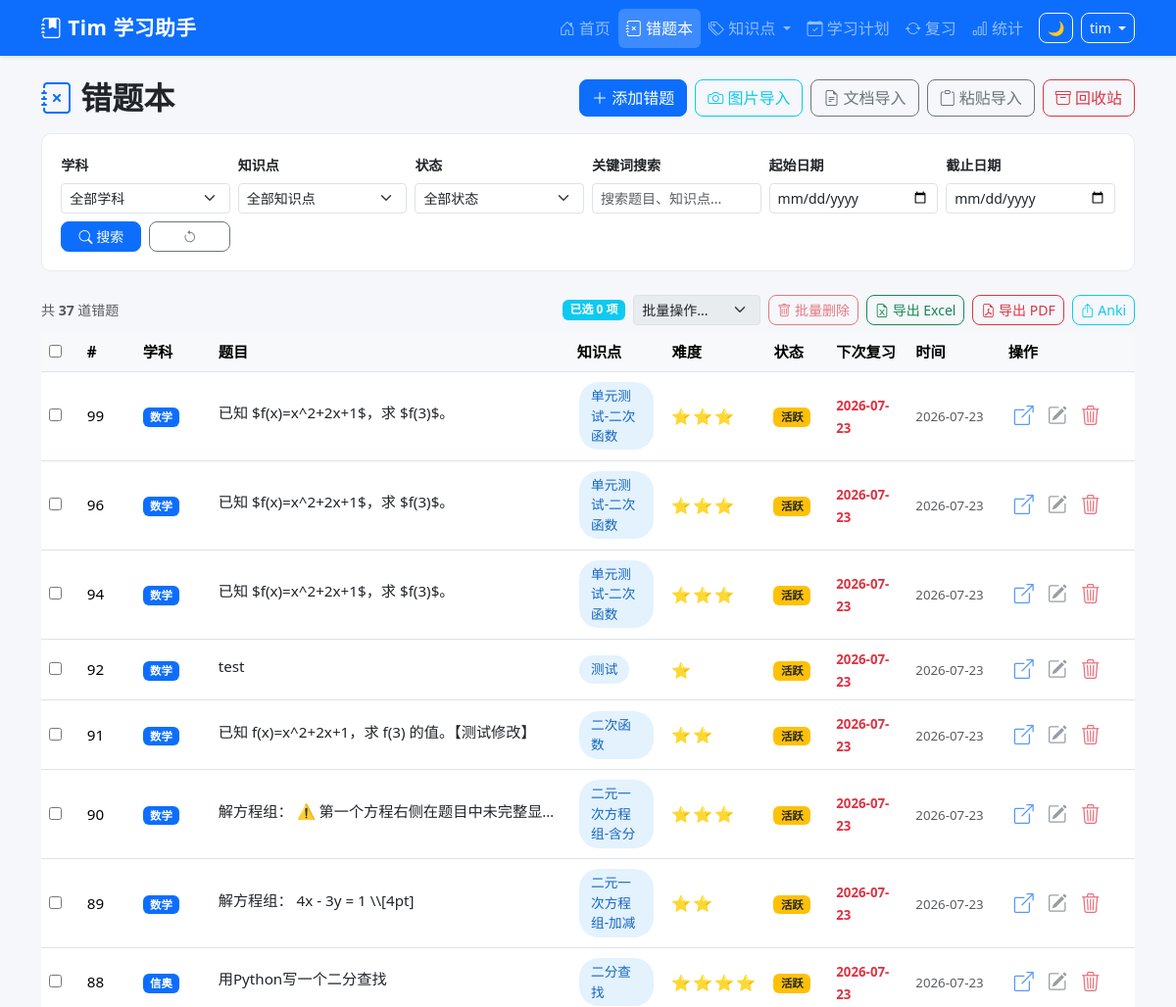
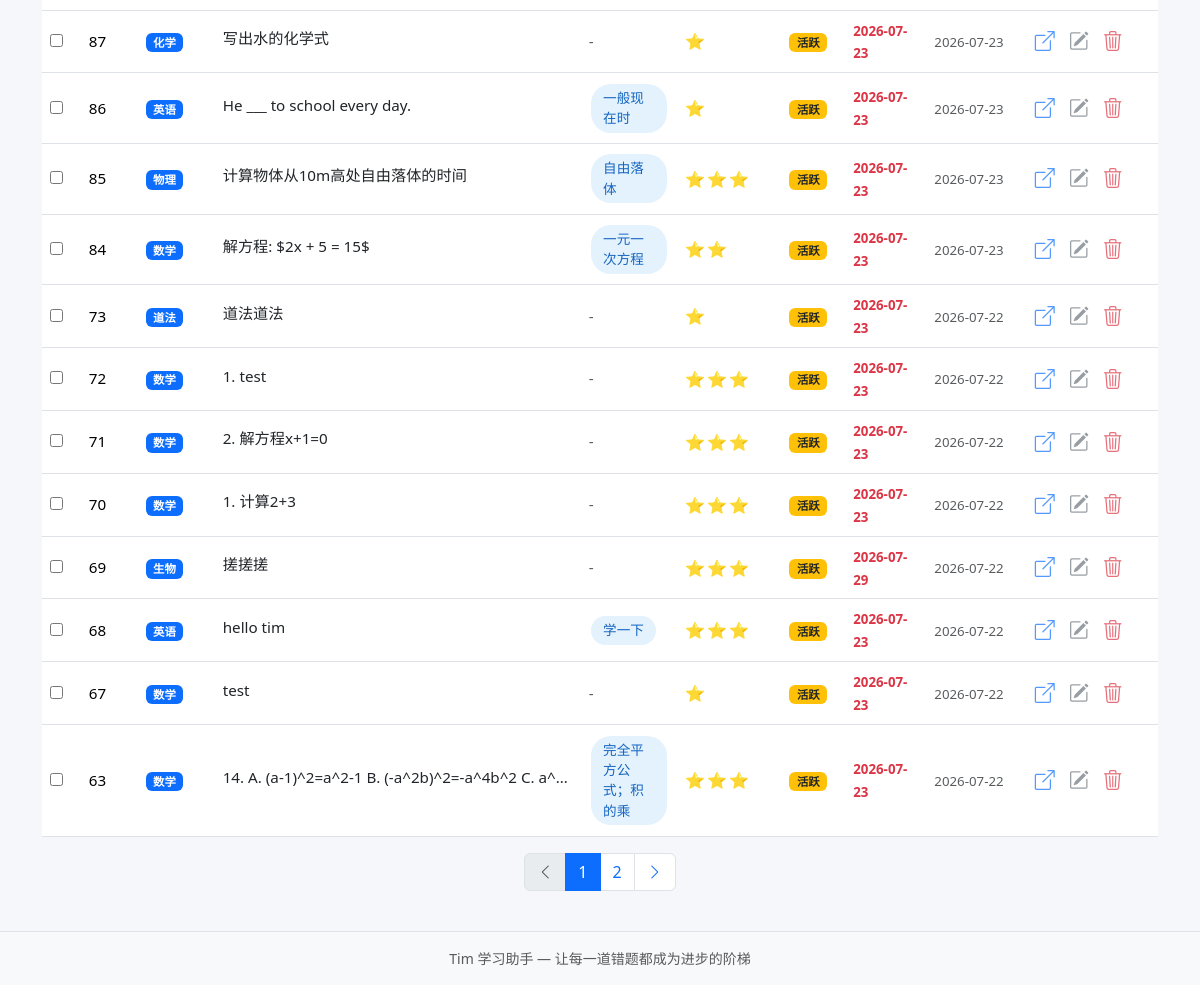
Screenshot of /questions (signed in) with the database file from the repository (2 pictures, top to bottom).
### tables this page shows
CREATE TABLE mistake_records (
            id INTEGER PRIMARY KEY AUTOINCREMENT,
            uuid TEXT NOT NULL,
            sys_platform TEXT NOT NULL DEFAULT 'web',
            bstudio_create_time TIMESTAMP DEFAULT CURRENT_TIMESTAMP,
            xueke TEXT NOT NULL,
            timu TEXT NOT NULL,
            xueshengdaan TEXT DEFAULT '',
            zhengquedaan TEXT DEFAULT '',
            cuowufenxi TEXT DEFAULT '',
            zhishidian TEXT DEFAULT '',
            difficulty INTEGER DEFAULT 1,
            review_count INTEGER DEFAULT 0,
            last_review_at TIMESTAMP,
            next_review_at TIMESTAMP,
            review_stage INTEGER DEFAULT 0,
            review_algorithm TEXT DEFAULT 'sm2',
            status TEXT DEFAULT 'active',
            updated_at TIMESTAMP DEFAULT CURRENT_TIMESTAMP
        , voice_data TEXT DEFAULT '');

### app.py (the view)
@app.route('/questions',)
@login_required
def question_list():
    page = request.args.get('page', 1, type=int)
    xueke_filter = request.args.get('xueke', '')
    zhishidian_filter = request.args.get('zhishidian', '')
    status_filter = request.args.get('status', '')
    keyword = request.args.get('keyword', '')
    date_from = request.args.get('date_from', '')
    date_to = request.args.get('date_to', '')
    where_clauses = ['1=1']
    params = []
    if xueke_filter:
        where_clauses.append('xueke = ?',)
        params.append(xueke_filter)
    if zhishidian_filter:
        where_clauses.append('zhishidian = ?',)
        params.append(zhishidian_filter)
    if status_filter:
        where_clauses.append('status = ?',)
        params.append(status_filter)
    if keyword:
        where_clauses.append('(timu LIKE ? OR zhishidian LIKE ? OR cuowufenxi LIKE ?)',)
        kw = '%' + keyword + '%'
        params.extend([kw, kw, kw])
    if date_from:
        where_clauses.append("bstudio_create_time >= ? || ' 00:00:00'")
        params.append(date_from)
    if date_to:
        where_clauses.append("bstudio_create_time <= ? || ' 23:59:59'")
        params.append(date_to)
    where_sql = ' AND '.join(where_clauses)
    total = query_db(
        f'SELECT COUNT(*) as cnt FROM mistake_records WHERE {where_sql}',
        params, one=True
    )['cnt']
    offset = (page - 1) * Config.PAGE_SIZE
    questions = query_db(
        f'''SELECT * FROM mistake_records WHERE {where_sql}
            ORDER BY bstudio_create_time DESC
            LIMIT ? OFFSET ?''',
        params + [Config.PAGE_SIZE, offset]
    )
    total_pages = max(1, (total + Config.PAGE_SIZE - 1) // Config.PAGE_SIZE)
    questions = rows_to_dicts(questions)
    for q in questions:
        q['timu_plain'] = strip_latex(q['timu'])
    knowledge_points = get_knowledge_points()
    resp = make_response(render_template('question_list.html',
        questions=questions,
        page=page,
        total_pages=total_pages,
        total=total,
        xueke_filter=xueke_filter,
        zhishidian_filter=zhishidian_filter,
        status_filter=status_filter,
        keyword=keyword,
        date_from=date_from,
        date_to=date_to,
        knowledge_points=knowledge_points,
        subjects=Config.get_subjects(),
        status_options=Config.STATUS_OPTIONS,
        today_str=date.today().isoformat(),
    ))
    return set_uuid_cookie(resp, g.user_uuid)

### app.py (called while the page is built, shortened)
@app.after_request
def add_security_headers(resp):
    resp.headers['X-Frame-Options'] = 'DENY'
    resp.headers['X-Content-Type-Options'] = 'nosniff'
    resp.headers['Referrer-Policy'] = 'strict-origin-when-cross-origin'
    return resp

@app.before_request
def csrf_check():
    if 'csrf_token' not in session:
        session['csrf_token'] = str(uuid_mod.uuid4())
    if request.method in ('GET', 'HEAD', 'OPTIONS'):
        return

def login_required(f):
    @wraps(f)
    def decorated(*a, **kw):
        if 'user_id' not in session:
            return redirect(url_for('login', next=request.path))
        return f(*a, **kw)
    return decorated

@app.before_request
def before_request():
    g.user_uuid = get_or_create_uuid()
    g.username = session.get('username', '')

def get_knowledge_points():
    return query_db(
        "SELECT DISTINCT zhishidian FROM mistake_records WHERE zhishidian != '' ORDER BY zhishidian", ())

### config.py (called while the page is built)
    @staticmethod
    def get_subjects():
        try:
            from database import query_db
            rows = query_db("SELECT name FROM base_data WHERE category='subject' ORDER BY sort_order")
            if rows:
                return [r['name'] for r in rows]
        except Exception:
            pass
        return Config.SUBJECTS

### database.py (called while the page is built)
def get_db():
    conn = sqlite3.connect(Config.DATABASE_PATH, timeout=5)
    conn.row_factory = sqlite3.Row
    conn.execute("PRAGMA foreign_keys = ON")
    conn.execute("PRAGMA journal_mode = WAL")
    return conn

def rows_to_dicts(rows):
    return [dict(r) for r in rows]

def query_db(query, args=(), one=False):
    if 'mistake_records' in query and 'WHERE 1=1' in query:
        query = query.replace('WHERE 1=1', "WHERE status != 'deleted'")
    conn = get_db()
    cur = conn.execute(query, args)
    rv = cur.fetchall()
    conn.close()
    return (rv[0] if rv else None) if one else rv

### utils.py (called while the page is built)
def get_or_create_uuid():
    user_uuid = request.cookies.get(Config.COOKIE_NAME)
    if not user_uuid:
        try:
            from database import query_db
            row = query_db(
                'SELECT uuid, COUNT(*) AS cnt FROM mistake_records '
                'GROUP BY uuid ORDER BY cnt DESC LIMIT 1', one=True)
            if row and row['cnt'] > 0:
                user_uuid = str(row['uuid'])
        except Exception:
            pass
        if not user_uuid:
            user_uuid = str(uuid_mod.uuid4())
    return user_uuid

### templates/question_list.html (shortened to what this page needs)
{% extends "base.html" %}
{% block content %}
<div class="d-flex justify-content-between align-items-center mb-3">
    <h2 class="fw-bold mb-0"><i class="bi bi-journal-x text-primary"></i> 错题本</h2>
    <div class="d-flex gap-2">
        <a href="{{ url_for('add_question') }}" class="btn btn-primary">
            <i class="bi bi-plus-lg"></i> 添加错题
        </a>
        <a href="{{ url_for('ocr_import') }}" class="btn btn-outline-info">
            <i class="bi bi-camera"></i> 图片导入
        </a>
        <a href="{{ url_for('doc_import') }}" class="btn btn-outline-secondary">
            <i class="bi bi-file-earmark-text"></i> 文档导入
        </a>
        <a href="{{ url_for('paste_import') }}" class="btn btn-outline-secondary">
            <i class="bi bi-clipboard"></i> 粘贴导入
        </a>
        <a href="{{ url_for('question_deleted') }}" class="btn btn-outline-danger">
            <i class="bi bi-archive"></i> 回收站
        </a>
    </div>
</div>
<div class="filter-bar">
    <form method="GET" class="row g-2 align-items-end">
        <div class="col-md-2">
            <label class="form-label small fw-bold">学科</label>
            <select name="xueke" class="form-select form-select-sm">
                <option value="">全部学科</option>
            </select>
        </div>
        <div class="col-md-2">
            <label class="form-label small fw-bold">知识点</label>
            <select name="zhishidian" class="form-select form-select-sm">
                <option value="">全部知识点</option>
            </select>
        </div>
        <div class="col-md-2">
            <label class="form-label small fw-bold">状态</label>
            <select name="status" class="form-select form-select-sm">
                <option value="">全部状态</option>
            </select>
        </div>
        <div class="col-md-2">
            <label class="form-label small fw-bold">关键词搜索</label>
            <input type="text" name="keyword" class="form-control form-control-sm"
                   placeholder="搜索题目、知识点..." value="{{ keyword }}" id="keyword-search">
        </div>
        <div class="col-md-2">
            <label class="form-label small fw-bold">起始日期</label>
            <input type="date" name="date_from" class="form-control form-control-sm" value="{{ date_from }}">
        </div>
        <div class="col-md-2">
            <label class="form-label small fw-bold">截止日期</label>
            <input type="date" name="date_to" class="form-control form-control-sm" value="{{ date_to }}">
        </div>
        <div class="col-md-1">
            <button type="submit" class="btn btn-primary btn-sm w-100">
                <i class="bi bi-search"></i> 搜索
            </button>
        </div>
        <div class="col-md-1">
            <a href="{{ url_for('question_list') }}" class="btn btn-outline-secondary btn-sm w-100" title="重置">
                <i class="bi bi-arrow-counterclockwise"></i>
            </a>
        </div>
    </form>
</div>
<div class="d-flex justify-content-between align-items-center mb-2">
    <small class="text-muted">共 <strong id="total-count">{{ total }}</strong> 道错题</small>
    <div class="d-flex gap-2">
        <div id="batch-toolbar" class="d-flex align-items-center gap-2" style="display:none;">
            <span class="badge bg-info" id="sel-count-badge">已选 <span id="sel-count">0</span> 项</span>
            <select id="batch-action" class="form-select form-select-sm" style="width:auto;">
                <option value="">批量操作...</option>
            </select>
            <button class="btn btn-outline-danger btn-sm" id="batch-delete-btn" onclick="batchDelete()" disabled>
                <i class="bi bi-trash"></i> 批量删除
            </button>
        </div>
        <a href="{{ url_for('export_excel') }}" class="btn btn-outline-success btn-sm">
            <i class="bi bi-file-earmark-excel"></i> 导出 Excel
        </a>
        <a href="{{ url_for('export_pdf') }}" class="btn btn-outline-danger btn-sm">
            <i class="bi bi-file-earmark-pdf"></i> 导出 PDF
        </a>
        <a href="{{ url_for('export_anki') }}" class="btn btn-outline-info btn-sm">
            <i class="bi bi-box-arrow-up"></i> Anki
        </a>
    </div>
</div>
{% if questions %}
<div class="table-responsive">
    <table class="table table-hover align-middle">
        <thead>
            <tr>
                <th style="width: 40px;">
                    <input type="checkbox" id="select-all" title="全选本页" style="display:none;">
                </th>
                <th style="width: 60px;">#</th>
                <th style="width: 80px;">学科</th>
                <th>题目</th>
                <th style="width: 100px;">知识点</th>
                <th style="width: 70px;">难度</th>
                <th style="width: 65px;">状态</th>
                <th style="width: 85px;">下次复习</th>
                <th style="width: 100px;">时间</th>
                <th style="width: 140px;">操作</th>
            </tr>
        </thead>
        <tbody>
            {% for q in questions %}
            <tr>
                <td><input type="checkbox" class="row-select" value="{{ q['id'] }}" aria-label="选择此题"></td>
                <td>{{ q['id'] }}</td>
                <td><span class="badge bg-primary">{{ q['xueke'] }}</span></td>
                <td>
                    <a href="{{ url_for('question_detail', question_id=q['id']) }}" class="text-decoration-none text-dark">
                        <span class="text-truncate d-inline-block" style="max-width: 350px;">
                            {{ q.get('timu_plain', q['timu'][:60]) }}
                        </span>
                    </a>
                </td>
                <td>
                    {% if q['zhishidian'] %}
                    <span class="knowledge-badge">{{ q['zhishidian'][:10] }}</span>
                    {% else %}
                    <span class="text-muted">-</span>
                    {% endif %}
                </td>
                <td>
                    <span class="difficulty-stars">{{ '⭐' * q['difficulty'] }}</span>
                </td>
                <td>
                    {% if q['status'] == 'active' %}
                    <span class="badge bg-warning text-dark">活跃</span>
                    {% elif q['status'] == 'mastered' %}
                    <span class="badge bg-success">已掌握</span>
                    {% else %}
                    <span class="badge bg-secondary">已归档</span>
                    {% endif %}
                </td>
                <td>
                    {% if q['next_review_at'] %}
                    <small {% if q['next_review_at'][:10] <= today_str %}class="text-danger fw-bold"{% else %}class="text-muted"{% endif %}>
                        {{ q['next_review_at'][:10] }}
                    </small>
                    {% else %}
                    <span class="text-muted">—</span>
                    {% endif %}
                </td>
                <td><small class="text-muted">{{ q['bstudio_create_time'][:10] }}</small></td>
                <td>
                    <div class="action-btns">
                        <a href="{{ url_for('question_detail', question_id=q['id']) }}" class="btn btn-link text-primary p-1" title="查看">
                            <i class="bi bi-box-arrow-up-right"></i>
                        </a>
                        <a href="{{ url_for('edit_question', question_id=q['id']) }}" class="btn btn-link text-secondary p-1" title="编辑">
                            <i class="bi bi-pencil-square"></i>
                        </a>
                        <form method="POST" action="{{ url_for('delete_question', question_id=q['id']) }}" class="d-inline">
                            <button type="submit" class="btn btn-link text-danger p-1" title="删除"
                                    data-confirm="确定要删除这道错题吗？">
                                <i class="bi bi-trash3"></i>
                            </button>
                        </form>
                    </div>
                </td>
            </tr>
            {% endfor %}
        </tbody>
    </table>
</div>
{% if total_pages > 1 %}
<nav>
    <ul class="pagination justify-content-center">
        <li class="page-item {% if page <= 1 %}disabled{% endif %}">
            <a class="page-link" href="{{ url_for('question_list', page=page-1, xueke=xueke_filter, zhishidian=zhishidian_filter, status=status_filter, keyword=keyword) }}">
                <i class="bi bi-chevron-left"></i>
            </a>
        </li>
        {% for p in range(1, total_pages + 1) %}
            {% if p == 1 or p == total_pages or (p >= page - 2 and p <= page + 2) %}
            <li class="page-item {% if p == page %}active{% endif %}">
                <a class="page-link" href="{{ url_for('question_list', page=p, xueke=xueke_filter, zhishidian=zhishidian_filter, status=status_filter, keyword=keyword) }}">{{ p }}</a>
            </li>
            {% elif p == page - 3 or p == page + 3 %}
            <li class="page-item disabled"><span class="page-link">...</span></li>
            {% endif %}
        {% endfor %}
        <li class="page-item {% if page >= total_pages %}disabled{% endif %}">
            <a class="page-link" href="{{ url_for('question_list', page=page+1, xueke=xueke_filter, zhishidian=zhishidian_filter, status=status_filter, keyword=keyword) }}">
                <i class="bi bi-chevron-right"></i>
            </a>
        </li>
    </ul>
</nav>
{% endif %}
{% endif %}
{% endblock %}

### static/css/style.css (style rules this page uses)
:root { --primary: #0d6efd; --success: #198754; --warning: #ffc107; --danger: #dc3545; --info: #0dcaf0; --dark: #212529; --light: #f8f9fa; }
body { min-height: 100vh; display: flex; flex-direction: column; background-color: #f5f7fa; }
.knowledge-badge { display: inline-block; padding: 0.25rem 0.75rem; border-radius: 20px; font-size: 0.85rem; font-weight: 500; background-color: #e3f2fd; color: #1565c0; margin: 0.15rem; }
.difficulty-stars { color: #ffc107; font-size: 1rem; letter-spacing: 2px; }
.filter-bar { background: white; padding: 1.2rem; border-radius: 10px; margin-bottom: 1.5rem; border: 1px solid #e9ecef; }
.pagination { --bs-pagination-active-bg: var(--primary); --bs-pagination-active-border-color: var(--primary); }
.btn { border-radius: 8px; font-weight: 500; transition: all 0.2s; }
.table { font-size: 0.95rem; }
.table th { font-weight: 600; background-color: #f8f9fa; }
.action-btns { display: flex; align-items: center; gap: 2px; }
.action-btns .btn-link { text-decoration: none; font-size: 1.25rem; line-height: 1; opacity: 0.7; transition: opacity 0.15s, transform 0.1s; width: 32px; height: 32px; display: inline-flex; align-items: center; justify-content: center; }

### rows the page displays
mistake_records: id "99", xueke "数学", get "已知 $f(x)=x^2+2x+1$，求 $f(3)$。", zhishidian "单元测试-二次函数", difficulty "⭐⭐⭐", status "活跃", next_review_at "2026-07-23", bstudio_create_time "2026-07-23"
mistake_records: id "96", xueke "数学", get "已知 $f(x)=x^2+2x+1$，求 $f(3)$。", zhishidian "单元测试-二次函数", difficulty "⭐⭐⭐", status "活跃", next_review_at "2026-07-23", bstudio_create_time "2026-07-23"
mistake_records: id "94", xueke "数学", get "已知 $f(x)=x^2+2x+1$，求 $f(3)$。", zhishidian "单元测试-二次函数", difficulty "⭐⭐⭐", status "活跃", next_review_at "2026-07-23", bstudio_create_time "2026-07-23"
mistake_records: id "92", xueke "数学", get "test", zhishidian "测试", difficulty "⭐", status "活跃", next_review_at "2026-07-23", bstudio_create_time "2026-07-23"
mistake_records: id "91", xueke "数学", get "已知 f(x)=x^2+2x+1，求 f(3) 的值。【测试修改】", zhishidian "二次函数", difficulty "⭐⭐", status "活跃", next_review_at "2026-07-23", bstudio_create_time "2026-07-23"
mistake_records: id "90", xueke "数学", get "解方程组： ⚠️ 第一个方程右侧在题目中未完整显…", zhishidian "二元一次方程组-含分", difficulty "⭐⭐⭐", status "活跃", next_review_at "2026-07-23", bstudio_create_time "2026-07-23"
mistake_records: id "89", xueke "数学", get "解方程组： 4x - 3y = 1 \\\\[4pt]", zhishidian "二元一次方程组-加减", difficulty "⭐⭐", status "活跃", next_review_at "2026-07-23", bstudio_create_time "2026-07-23"
mistake_records: id "88", xueke "信奥", get "用Python写一个二分查找", zhishidian "二分查找", difficulty "⭐⭐⭐⭐", status "活跃", next_review_at "2026-07-23", bstudio_create_time "2026-07-23"
mistake_records: id "87", xueke "化学", get "写出水的化学式", difficulty "⭐", status "活跃", next_review_at "2026-07-23", bstudio_create_time "2026-07-23"
mistake_records: id "86", xueke "英语", get "He ___ to school every day.", zhishidian "一般现在时", difficulty "⭐", status "活跃", next_review_at "2026-07-23", bstudio_create_time "2026-07-23"
mistake_records: id "85", xueke "物理", get "计算物体从10m高处自由落体的时间", zhishidian "自由落体", difficulty "⭐⭐⭐", status "活跃", next_review_at "2026-07-23", bstudio_create_time "2026-07-23"
mistake_records: id "84", xueke "数学", get "解方程: $2x + 5 = 15$", zhishidian "一元一次方程", difficulty "⭐⭐", status "活跃", next_review_at "2026-07-23", bstudio_create_time "2026-07-23"
mistake_records: id "73", xueke "道法", get "道法道法", difficulty "⭐", status "活跃", next_review_at "2026-07-23", bstudio_create_time "2026-07-22"
mistake_records: id "72", xueke "数学", get "1. test", difficulty "⭐⭐⭐", status "活跃", next_review_at "2026-07-23", bstudio_create_time "2026-07-22"
mistake_records: id "71", xueke "数学", get "2. 解方程x+1=0", difficulty "⭐⭐⭐", status "活跃", next_review_at "2026-07-23", bstudio_create_time "2026-07-22"
mistake_records: id "70", xueke "数学", get "1. 计算2+3", difficulty "⭐⭐⭐", status "活跃", next_review_at "2026-07-23", bstudio_create_time "2026-07-22"
mistake_records: id "69", xueke "生物", get "搓搓搓", difficulty "⭐⭐⭐", status "活跃", next_review_at "2026-07-29", bstudio_create_time "2026-07-22"
mistake_records: id "68", xueke "英语", get "hello tim", zhishidian "学一下", difficulty "⭐⭐⭐", status "活跃", next_review_at "2026-07-23", bstudio_create_time "2026-07-22"
mistake_records: id "67", xueke "数学", get "test", difficulty "⭐", status "活跃", next_review_at "2026-07-23", bstudio_create_time "2026-07-22"
mistake_records: id "63", xueke "数学", get "14. A. (a-1)^2=a^2-1 B. (-a^2b)^2=-a^4b^2 C. a^…", zhishidian "完全平方公式；积的乘", difficulty "⭐⭐⭐", status "活跃", next_review_at "2026-07-23", bstudio_create_time "2026-07-22"

### other values shown
{{ session.username }} "tim"
{{ total }} "37"
{{ p }} "1" "2"
